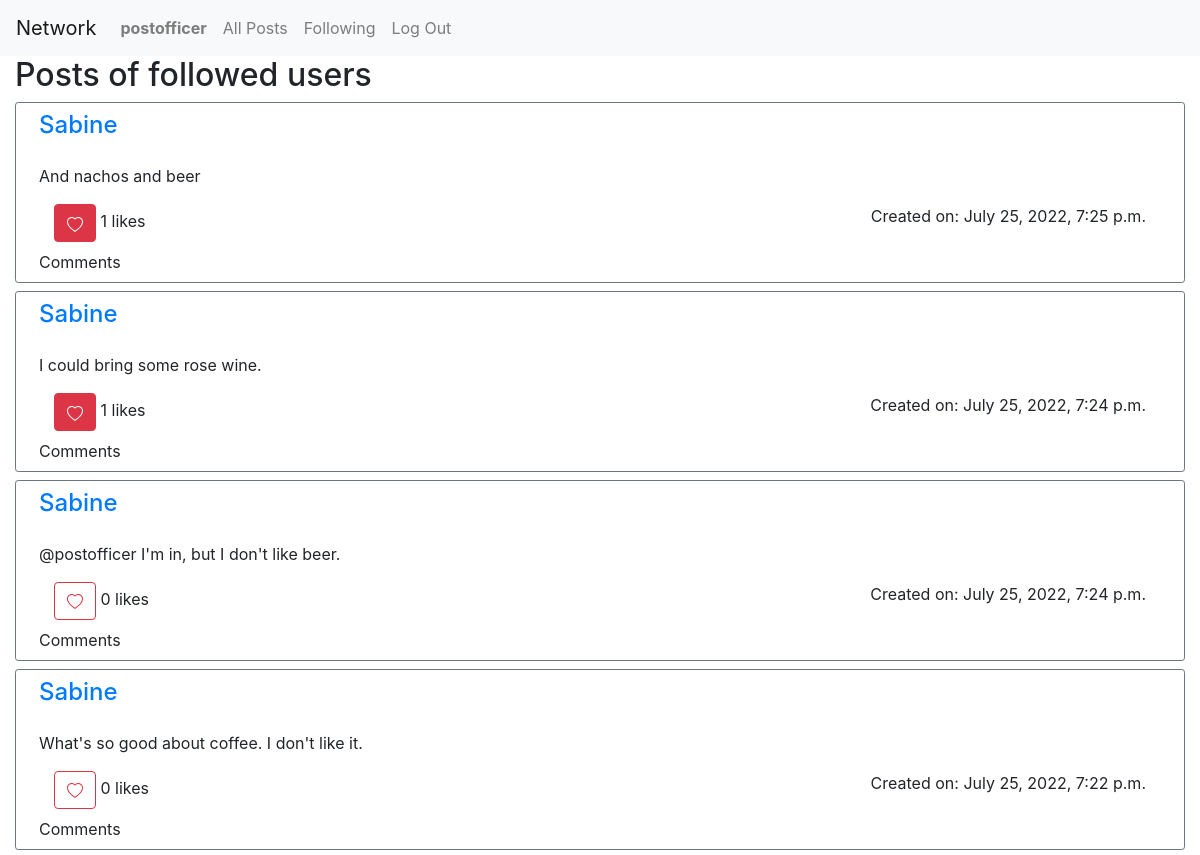
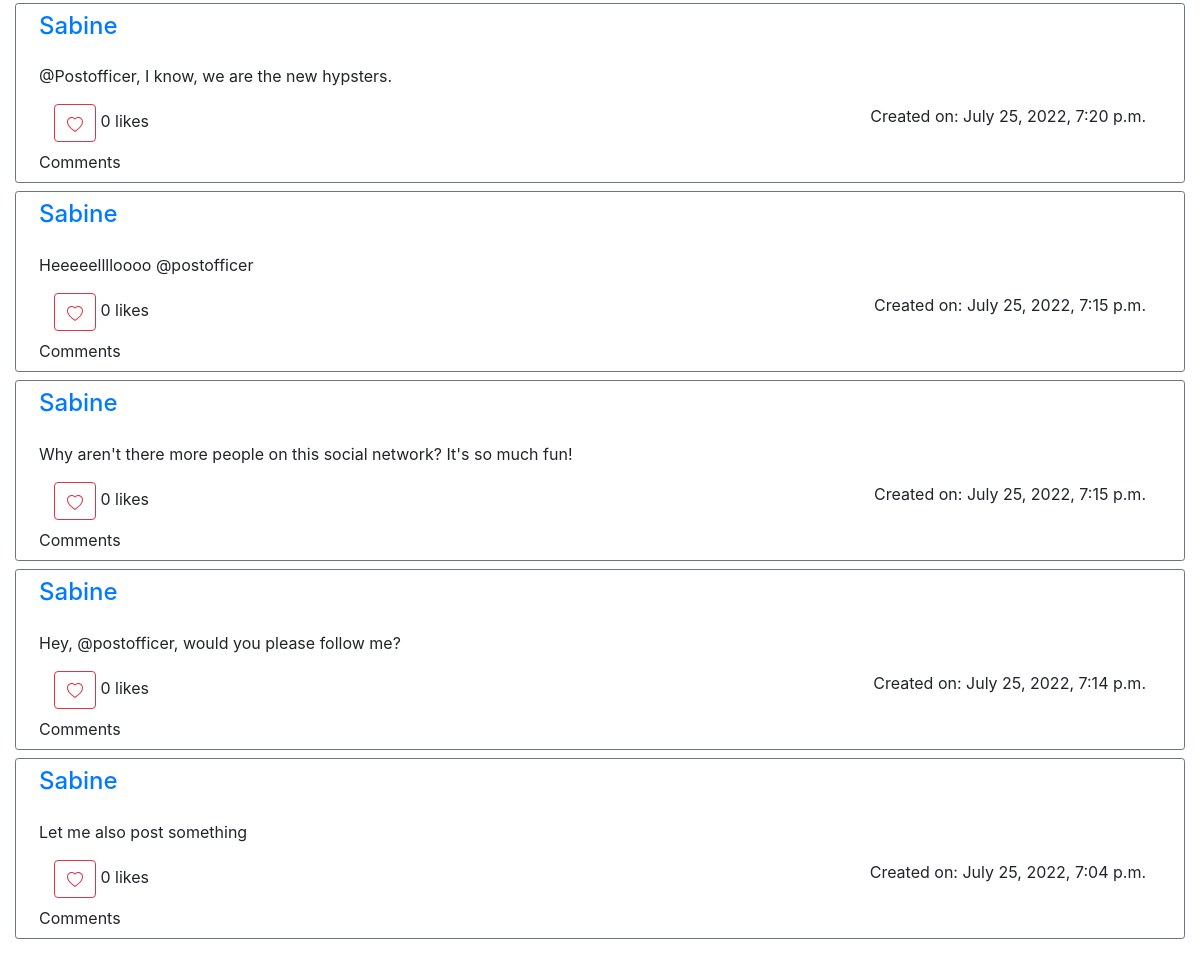
The page /follow (signed in) on the database its author committed (2 pictures, top to bottom).
### network/models.py (models this page shows, shortened)
class User(AbstractUser):
    registered = models.DateTimeField(auto_now_add=True)

class Post(models.Model):
    user = models.ForeignKey("User", on_delete=models.CASCADE, related_name="posts")
    post = models.TextField(max_length=post_max_length, blank=False)
    likes = models.ManyToManyField("User", blank=True, related_name="likes")
    created_on = models.DateTimeField(auto_now_add=True)
    modified_on = models.DateField(auto_now=True)
    @property
    def like_count(self):
        return self.likes.count()

### network/views.py (the view)
# urls.py: path("follow", views.follow, name="follow"),
@login_required
def follow(request):
    user = User.objects.get(id=request.user.id)
    follows = user.following.all()
    follows_user = [follow.user for follow in follows]
    posts_list = Post.objects.filter(user__in=follows_user).order_by("-created_on")
    paginator = Paginator(posts_list, 10)
    page_number = request.GET.get("page", 1)
    posts = paginator.get_page(page_number)
    return render(request, "network/follow.html", {
        "posts": posts,
        "current_page": page_number,
        "page_range": range(posts.paginator.num_pages),
        },
    )

### network/templates/network/follow.html
{% extends "network/layout.html" %}
{% block body %}
<div class="container-fluid gap-3">
    <h2>Posts of followed users</h2>
    {% include 'network/layout-post.html' %}
</div>
{% endblock %}

### network/templates/network/layout.html (shortened to what this page needs)
{% load static %}
<!DOCTYPE html>
<html lang="en">
    <head>
        <link rel="stylesheet" href="https://stackpath.bootstrapcdn.com/bootstrap/4.4.1/css/bootstrap.min.css">
        <link href="{% static 'network/styles.css' %}" rel="stylesheet">
    </head>
    <body>
        <nav class="navbar navbar-expand-lg navbar-light bg-light">
            <a class="navbar-brand" href="#">Network</a>
            <div>
              <ul class="navbar-nav mr-auto">
                {% if user.is_authenticated %}
                    <li class="nav-item">
                        <a class="nav-link" href="#"><strong>{{ user.username }}</strong></a>
                    </li>
                {% endif %}
                <li class="nav-item">
                  <a class="nav-link" href="{% url 'index' %}">All Posts</a>
                </li>
                {% if user.is_authenticated %}
                    <li class="nav-item">
                        <a class="nav-link" href="{% url 'follow' %}">Following</a>
                    </li>
                    <li class="nav-item">
                        <a class="nav-link" href="{% url 'logout' %}">Log Out</a>
                    </li>
                {% endif %}
              </ul>
            </div>
          </nav>
        <div class="body">
            {% block body %}
            {% endblock %}
        </div>
    </body>
</html>

### network/templates/network/layout-post.html (shortened to what this page needs)
{% for post in posts %}
    <div class="container-fluid border border-secondary rounded-sm mb-2">
        <div class="row m-2">
            <h4><a href="{% url 'profile' post.user.id %}">{{ post.user.username }}</a></h4>
        </div>
        <div class="row m-2" id="edit{{post.id}}">
            {{ post.post }}
        </div>
        <div class="row m-2 justify">
            <div class="col-2 justify-content-start">
                {% if request.user.is_authenticated and request.user.id != post.user.id %}
                    {% if request.user not in post.likes.all %}
                        <button id="{{ post.id }}" type="button" class="btn btn-outline-danger" onClick="like({{post.id}})">
                        </button>
                        {% else %}
                        <button id="{{ post.id }}" type="button" class="btn btn-danger" onClick="like({{post.id}})">
                        </button>
                    {% endif %}
                {% endif %}
                <span id="like_count{{ post.id }}">{{ post.like_count }}</span> likes
            </div>
            <div class="col" style="text-align: right">
                Created on: {{ post.created_on }}
            </div>
        </div>
        <div class="row m-2">
            Comments
        </div>
    </div>
{% endfor %}

### rows shown on the page
User: username "postofficer"
Post: user.username "Sabine", post "And nachos and beer", like_count "1", created_on "July 25, 2022, 7:25 p.m."
Post: user.username "Sabine", post "I could bring some rose wine.", like_count "1", created_on "July 25, 2022, 7:24 p.m."
Post: user.username "Sabine", post "@postofficer I'm in, but I don't like beer.", like_count "0", created_on "July 25, 2022, 7:24 p.m."
Post: user.username "Sabine", post "What's so good about coffee. I don't like it.", like_count "0", created_on "July 25, 2022, 7:22 p.m."
Post: user.username "Sabine", post "@Postofficer, I know, we are the new hypsters.", like_count "0", created_on "July 25, 2022, 7:20 p.m."
Post: user.username "Sabine", post "Heeeeelllloooo @postofficer", like_count "0", created_on "July 25, 2022, 7:15 p.m."
Post: user.username "Sabine", post "Why aren't there more people on this social network? It's so much fun!", like_count "0", created_on "July 25, 2022, 7:15 p.m."
Post: user.username "Sabine", post "Hey, @postofficer, would you please follow me?", like_count "0", created_on "July 25, 2022, 7:14 p.m."
Post: user.username "Sabine", post "Let me also post something", like_count "0", created_on "July 25, 2022, 7:04 p.m."
